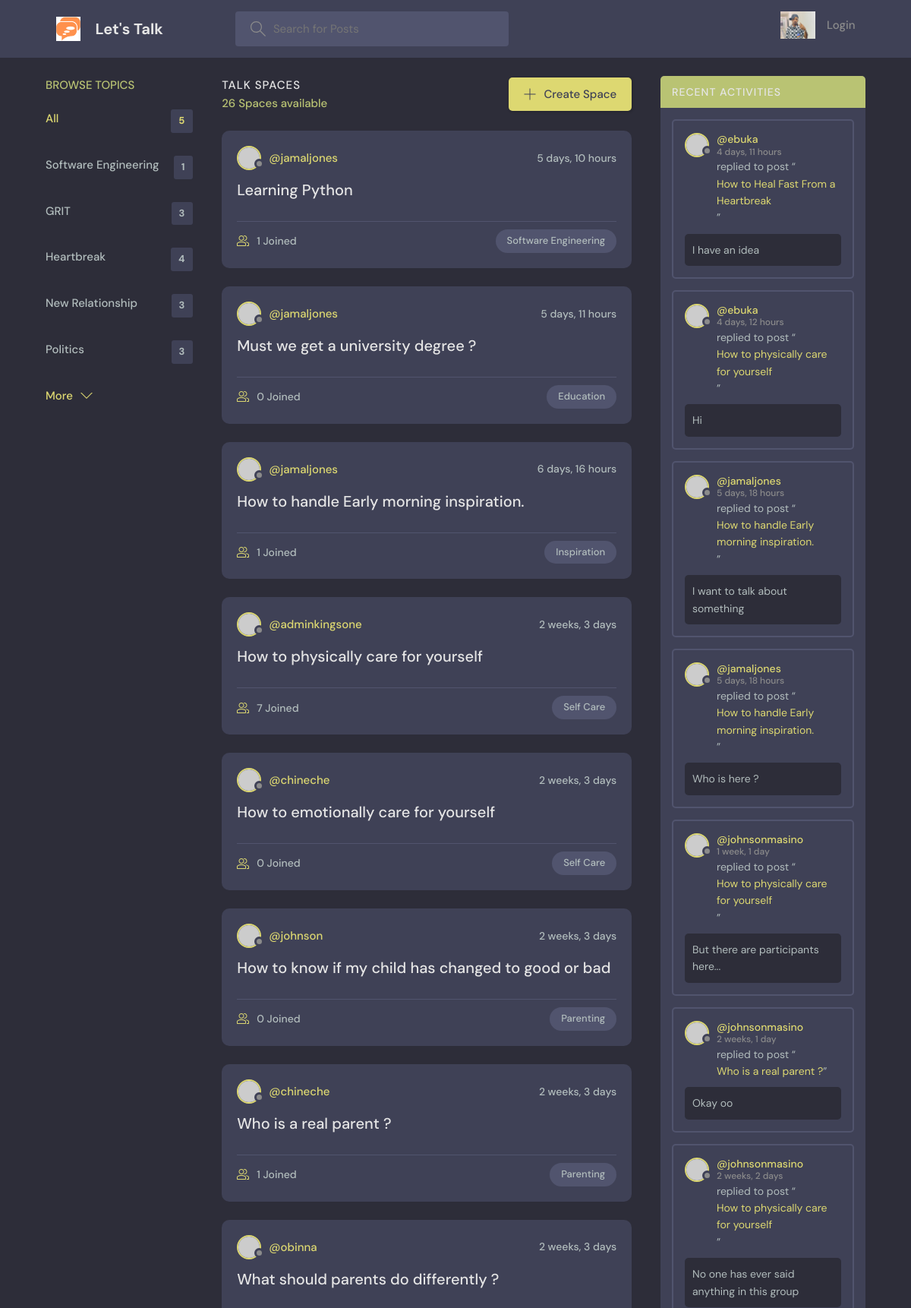
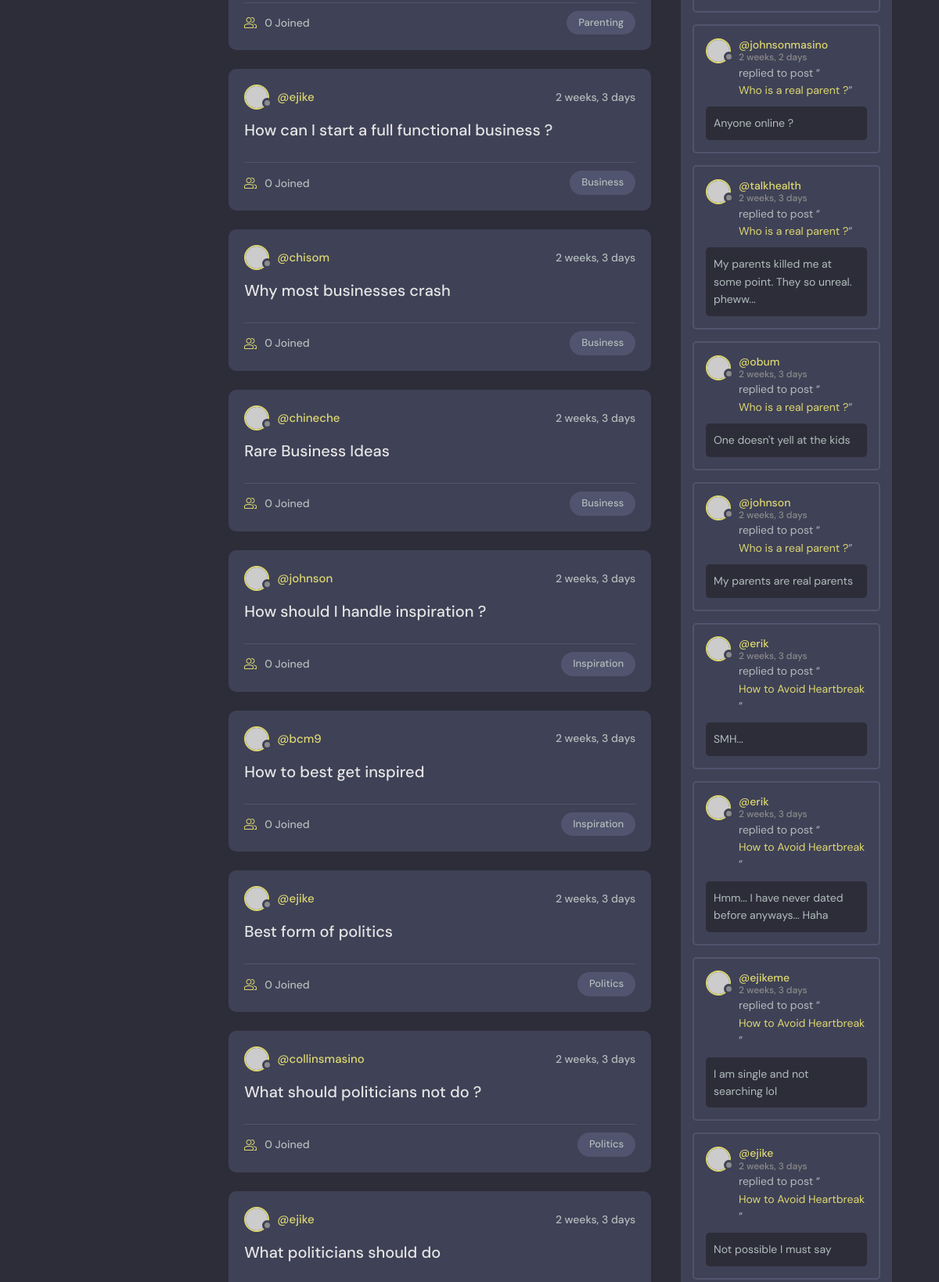
The page / (upper part) on the database its author committed (2 pictures, top to bottom).
### NinazHairline/models.py (models this page shows, shortened)
class Topic(models.Model):
    name = models.CharField(max_length=200)

class Service(models.Model):
    host = models.ForeignKey(User, on_delete=models.SET_NULL, null=True)
    topic = models.ForeignKey(Topic, on_delete=models.SET_NULL, null=True)
    name = models.CharField(max_length=200)
    description = models.TextField(null=True, blank=True)
    participants = models.ManyToManyField(
        User, related_name='participants', blank=True)
    updated = models.DateTimeField(auto_now=True)
    created = models.DateTimeField(auto_now_add=True)
    class Meta:
        ordering = ['-updated', '-created']
    def __str__(self):
        return self.name

class Message(models.Model):
    user = models.ForeignKey(User, on_delete=models.CASCADE)
    service = models.ForeignKey(Service, on_delete=models.CASCADE)
    body = models.TextField()
    updated = models.DateTimeField(auto_now=True)
    created = models.DateTimeField(auto_now_add=True)
    class Meta:
        ordering = ['-updated', '-created']

### NinazHairline/views.py (the view)
# urls.py: path('', views.home, name='home'),
def home(request):
    q = request.GET.get('q') if request.GET.get('q') != None else ''
    services = Service.objects.filter(
        Q(topic__name__icontains=q) |
        Q(name__icontains=q) |
        Q(description__icontains=q)
        )
    topics = Topic.objects.all()[0:5]
    service_count = services.count()
    service_messages = Message.objects.filter(Q(service__topic__name__icontains=q))
    context = {'services': services, 'topics': topics,
    'service_count': service_count, 'service_messages': service_messages}
    return render(request, 'NinazHairline/home.html', context)

### NinazHairline/Templates/NinazHairline/home.html (shortened to what this page needs)
{% extends 'NinazHairline/main.html' %}
{% block content %}
  <main class="layout layout--3">
    <div class="container">
      {% include 'NinazHairline/topics_components.html' %}
      <div class="roomList">
        <div class="roomList__header">
            <div>
              <h2>Talk Spaces</h2>
              <p>{{service_count}} Spaces available</p>
            </div>
            <a class="btn btn--main" href="{% url 'create-service' %}">
              <svg version="1.1" xmlns="http://www.w3.org/2000/svg" width="32" height="32" viewBox="0 0 32 32">
                <title>add</title>
                <path
                  d="M16.943 0.943h-1.885v14.115h-14.115v1.885h14.115v14.115h1.885v-14.115h14.115v-1.885h-14.115v-14.115z"
                ></path>
              </svg>
              Create Space
            </a>
        </div>
        {% include 'NinazHairline/feed_component.html' %}
      </div>
      {% include 'NinazHairline/activity_component.html' %}
    </div>
  </main>
{% endblock %}

### NinazHairline/Templates/NinazHairline/topics_components.html
<div class="topics">
    <div class="topics__header">
        <h2>Browse Topics</h2>
    </div>
    <ul class="topics__list">
        <li>
          <a href="{% url 'home' %}" class="active">All <span>{{topics.count}}</span></a>
        </li>
        {% for topic in topics %}
        <li>
          <a href="{% url 'home'  %}?q={{topic.name}}">{{topic.name}}<span>{{topic.service_set.all.count}}</span></a>
        </li>
        {% endfor %}
    </ul>
    <a class="btn btn--link" href="{% url 'topics' %}">
        More
        <svg version="1.1" xmlns="http://www.w3.org/2000/svg" width="32" height="32" viewBox="0 0 32 32">
          <title>chevron-down</title>
          <path d="M16 21l-13-13h-3l16 16 16-16h-3l-13 13z"></path>
        </svg>
    </a>
  </div>

### NinazHairline/Templates/NinazHairline/feed_component.html (shortened to what this page needs)
{% for service in services %}
<div class="roomListRoom">
    <div class="roomListRoom__header">
      <a href="{% url 'user-profile' service.host.id %}" class="roomListRoom__author">
        <div class="avatar avatar--small">
          <img src="https://randomuser.me/api/portraits/women/11.jpg" />
        </div>
        <span>@{{service.host.username}}</span>
      </a>
      <div class="roomListRoom__actions">
        <span>{{service.created|timesince}}</span>
      </div>
    </div>
    <div class="roomListRoom__content">
      <a href="{% url 'service' service.id %}">{{service.name}}</a>
    </div>
    <div class="roomListRoom__meta">
      <a href="{% url 'service' service.id %}" class="roomListRoom__joined">
        {{service.participants.all.count}} Joined
      </a>
      <p class="roomListRoom__topic">{{service.topic.name}}</p>
    </div>
</div>
{% endfor %}

### NinazHairline/Templates/NinazHairline/activity_component.html (shortened to what this page needs)
<div class="activities">
    <div class="activities__header">
        <h2>Recent Activities</h2>
    </div>
    {% for message in service_messages %}
    <div class="activities__box">
      <div class="activities__boxHeader roomListRoom__header">
          <a href="{% url 'user-profile' message.user.id %}" class="roomListRoom__author">
            <div class="avatar avatar--small">
              <img src="https://randomuser.me/api/portraits/women/11.jpg" />
            </div>
            <p>
              @{{message.user}}
              <span>{{message.created|timesince}}</span>
            </p>
          </a>
      </div>
      <div class="activities__boxContent">
          <p>replied to post “<a href="{% url 'service' message.service.id %}">{{message.service}}</a>”</p>
          <div class="activities__boxRoomContent">
            {{message.body}}
          </div>
      </div>
    </div>
    {% endfor %}
  </div>

### rows shown on the page
Topic: name "Software Engineering", service_set.all.count "1"
Topic: name "GRIT", service_set.all.count "3"
Topic: name "Heartbreak", service_set.all.count "4"
Topic: name "New Relationship", service_set.all.count "3"
Topic: name "Politics", service_set.all.count "3"
Service: host.username "jamaljones", created "5 days, 10 hours", name "Learning Python", participants.all.count "1", topic.name "Software Engineering"
Service: host.username "jamaljones", created "5 days, 11 hours", name "Must we get a university degree ?", participants.all.count "0", topic.name "Education"
Service: host.username "jamaljones", created "6 days, 16 hours", name "How to handle Early morning inspiration.", participants.all.count "1", topic.name "Inspiration"
Service: host.username "adminkingsone", created "2 weeks, 3 days", name "How to physically care for yourself", participants.all.count "7", topic.name "Self Care"
Service: host.username "chineche", created "2 weeks, 3 days", name "How to emotionally care for yourself", participants.all.count "0", topic.name "Self Care"
Service: host.username "johnson", created "2 weeks, 3 days", name "How to know if my child has changed to good or bad", participants.all.count "0", topic.name "Parenting"
Service: host.username "chineche", created "2 weeks, 3 days", name "Who is a real parent ?", participants.all.count "1", topic.name "Parenting"
Service: host.username "obinna", created "2 weeks, 3 days", name "What should parents do differently ?", participants.all.count "0", topic.name "Parenting"
Service: host.username "ejike", created "2 weeks, 3 days", name "How can I start a full functional business ?", participants.all.count "0", topic.name "Business"
Service: host.username "chisom", created "2 weeks, 3 days", name "Why most businesses crash", participants.all.count "0", topic.name "Business"
Service: host.username "chineche", created "2 weeks, 3 days", name "Rare Business Ideas", participants.all.count "0", topic.name "Business"
Service: host.username "johnson", created "2 weeks, 3 days", name "How should I handle inspiration ?", participants.all.count "0", topic.name "Inspiration"
Service: host.username "bcm9", created "2 weeks, 3 days", name "How to best get inspired", participants.all.count "0", topic.name "Inspiration"
Service: host.username "ejike", created "2 weeks, 3 days", name "Best form of politics", participants.all.count "0", topic.name "Politics"
Service: host.username "collinsmasino", created "2 weeks, 3 days", name "What should politicians not do ?", participants.all.count "0", topic.name "Politics"
Service: host.username "ejike", created "2 weeks, 3 days", name "What politicians should do"
Message: user "ebuka", created "4 days, 11 hours", service "How to Heal Fast From a Heartbreak", body "I have an idea"
Message: user "ebuka", created "4 days, 12 hours", service "How to physically care for yourself", body "Hi"
Message: user "jamaljones", created "5 days, 18 hours", service "How to handle Early morning inspiration.", body "I want to talk about something"
Message: user "jamaljones", created "5 days, 18 hours", service "How to handle Early morning inspiration.", body "Who is here ?"
Message: user "johnsonmasino", created "1 week, 1 day", service "How to physically care for yourself", body "But there are participants here..."
Message: user "johnsonmasino", created "2 weeks, 1 day", service "Who is a real parent ?", body "Okay oo"
Message: user "johnsonmasino", created "2 weeks, 2 days", service "How to physically care for yourself", body "No one has ever said anything in this group"
Message: user "johnsonmasino", created "2 weeks, 2 days", service "Who is a real parent ?", body "Anyone online ?"
Message: user "talkhealth", created "2 weeks, 3 days", service "Who is a real parent ?", body "My parents killed me at some point. They so unreal. pheww..."
Message: user "obum", created "2 weeks, 3 days", service "Who is a real parent ?", body "One doesn't yell at the kids"
Message: user "johnson", created "2 weeks, 3 days", service "Who is a real parent ?", body "My parents are real parents"
Message: user "erik", created "2 weeks, 3 days", service "How to Avoid Heartbreak", body "SMH..."
Message: user "erik", created "2 weeks, 3 days", service "How to Avoid Heartbreak", body "Hmm... I have never dated before anyways... Haha"
Message: user "ejikeme", created "2 weeks, 3 days", service "How to Avoid Heartbreak", body "I am single and not searching lol"
Message: user "ejike", created "2 weeks, 3 days", service "How to Avoid Heartbreak", body "Not possible I must say"

### other values the page prints
{{ topics.count }} "5"
{{ service_count }} "26"
